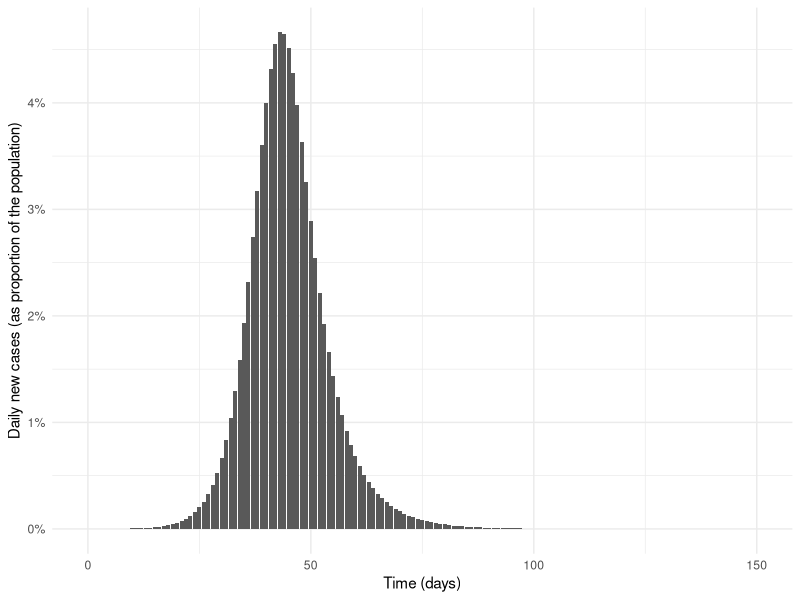
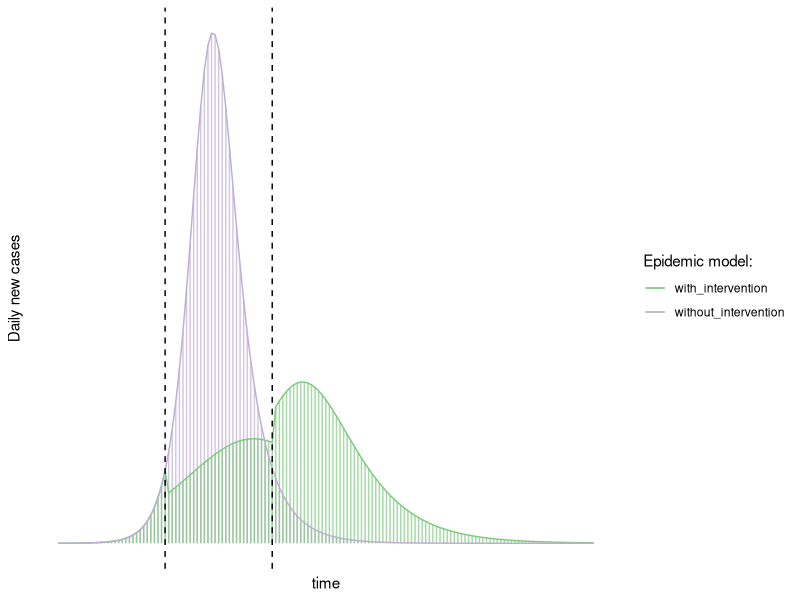

These figures' R source, in order:
## ---- chunk 1
##If default fig.path, then set it.
if (knitr::opts_chunk$get("fig.path") == "figure/") {
  knitr::opts_knit$set( base.dir = '/Users/hoehle/Sandbox/Blog/')
  knitr::opts_chunk$set(fig.path="figure/source/2020-03-16-flatteningthecurve/")
}
fullFigPath <- paste0(knitr::opts_knit$get("base.dir"),knitr::opts_chunk$get("fig.path"))
filePath <- file.path("","Users","hoehle","Sandbox", "Blog", "figure", "source", "2020-03-16-flatteningthecurve")

knitr::opts_chunk$set(echo = TRUE,fig.width=8,fig.height=4,fig.cap='',fig.align='center',echo=FALSE,dpi=72*2)#, global.par = TRUE)
options(width=150, scipen=1e3)

suppressPackageStartupMessages(library(tidyverse))
suppressPackageStartupMessages(library(knitr))
suppressPackageStartupMessages(library(kableExtra))
suppressPackageStartupMessages(library(viridis))

# Non CRAN packages
# devtools::install_github("hadley/emo")

##Configuration
options(knitr.table.format = "html")
theme_set(theme_minimal())
#if there are more than n rows in the tibble, print only the first m rows.
options(tibble.print_max = 10, tibble.print_min = 5)
## ---- chunk 2
cat(paste0("<img src=\"{{ site.baseurl }}/",knitr::opts_chunk$get("fig.path"),"FLATTENTHECURVE-1.png\" width=\"550\">\n"))
## ---- chunk 3
######################################################################
# Function to compute the derivative of the ODE system
#
#  t - time
#  y - current state vector of the ODE at time t
#  parms - Parameter vector used by the ODE system
#
# Returns:
#  list with one component being a vector of length two containing
#  dS(t)/dt and dI(t)/dt
######################################################################

sir <- function(t, y, parms) {
  beta <- parms[1]
  gamma <- parms[2]
  S <- y[1]
  I <- y[2]
  return(list(c(S = -beta * S * I, I = beta * S * I - gamma * I)))
}
## ---- chunk 4
# Population size 
N <- 1e6 
# Rate at which person stays in the infectious compartment (disease specific and tracing specific)
gamma <- 1/5 
# Infectious contact rate - beta = R0/N*gamma and when R0 \approx 2.25 then  2.25/N*gamma
beta <- 4.5e-07 
# R0 for the beta and gamma values
R0 <- beta*N/gamma
## ---- chunk 5
# Load package to numerically solve ODEs
suppressPackageStartupMessages(library(deSolve))

# Grid where to evaluate
max_time <- 150
times <- seq(0, max_time, by=0.01)

# Solve ODE system using Runge-Kutta numerical method.
ode_solution <- rk4(y = c(N - 10, 10), times = times, func = sir, parms = c(beta, gamma)) %>%
    as.data.frame() %>%
    setNames(c("t", "S", "I")) %>%
    mutate(beta = beta, gama = gamma, R0 = N * beta / gamma, s = S / N, i = I / N, type = "without_intervention")
## ---- chunk 6
ode_solution_daily <- ode_solution %>%
  filter(t %in% seq(0, max_time, by = 1)) %>%
  mutate(C = if_else(row_number() == 1, 0, lag(S) - S), c = C / N)
## ---- chunk 7
df_plot <- ode_solution_daily %>% select(t, c) %>% 
  pivot_longer(-t, names_to= "Quantity", values_to = "Proportion") 
ggplot(df_plot, aes(x=t, y=Proportion)) + geom_col() + 
  xlab("Time (days)") + ylab("Daily new cases (as proportion of the population)") + scale_y_continuous(labels=scales::percent)
## ---- chunk 8
(1 - tail(ode_solution, n=1) %>% pull(s)) 
## ---- chunk 9
# Function to compute the final size.
s_inf <- function(R0) {

  f_target <- function(x) { x - exp(-R0*(1-x)) }

  result <- uniroot(f_target, lower=1e-12, upper=1-1e-12)$root

  return(result)
}

# Final proportion of infected.
1 - s_inf(R0)
## ---- chunk 10
R0_grid <- c(1.25, 1.5, 1.75,2, 2.25, 2.5, 3)
map_dbl( R0_grid, ~ 1-s_inf(.x)) %>% setNames(R0_grid) %>% scales::percent(accuracy=1)
## ---- chunk 11
sir_with_social_dist <- function(t, y, parms, social_dist_period, reduction) {
  beta0 <- parms[1]
  gamma <- parms[2]

  # Reduce contact rate to params[1] * reduction in time period
  beta_t <- if_else(t <= social_dist_period[1], beta0,
    if_else(t <= social_dist_period[2], beta0 * reduction[1],
      beta0 * reduction[2]
    )
  )

  S <- y[1]
  I <- y[2]

  return(list(c(S = -beta_t * S * I, I = beta_t * S * I - gamma * I)))
}

# Define parameters
social_dist_period <- c(30, 60)
reduction <- c(0.6, 0.8)

# Solve
ode_solution2 <- lsoda(y = c(N - 10, 10), times = times, func = sir_with_social_dist, parms = c(beta, gamma), social_dist_period = social_dist_period, reduction = reduction) %>%
  as.data.frame() %>%
  setNames(c("t", "S", "I")) %>%
  mutate(beta = beta, gama = gamma, R0 = N * beta / gamma, s = S / N, i = I / N, type = "with_intervention")

# Use daily number of new cases
ode_solution2_daily <- ode_solution2 %>%
  filter(t %in% seq(0, max_time, by = 1)) %>%
  mutate(C = if_else(row_number() == 1, 0, lag(S) - S), c = C / N)


#Combine the two solutions into one dataset
ode_df <- rbind(ode_solution_daily, ode_solution2_daily)
## ---- chunk 12
ggplot(ode_df, aes(x=t, y=0, xend=t, yend=c, color=type)) + geom_segment(alpha=0.7) + 
  geom_line(aes(x=t, y=c)) + 
  xlab("time") + ylab("Daily new cases") + 
  scale_y_continuous(labels=scales::percent) +
  theme_minimal() +
  theme(axis.text.x = element_blank(),
        axis.text.y = element_blank(),
        axis.ticks = element_blank(),
        panel.grid.major = element_blank(),
        panel.grid.minor = element_blank()) +
  scale_color_brewer(name = "Epidemic model:", type= "qual", palette=1 ) +
  geom_vline(xintercept = social_dist_period, lty=2) #+
  #geom_hline(yintercept = 0.02, lty=2, color="steelblue") #+
  #geom_text(data=data.frame(t=120, c=0.021, label="Healthcare system capacity",type="without_intervention"), aes(t,c, label=label), color="steelblue")
## ---- chunk 13
ode_df %>%
  group_by(type) %>%
  filter(row_number() == n()) %>%
  mutate(final_fraction = scales::percent(1 - s, accuracy = 1)) %>%
  select(final_fraction)
